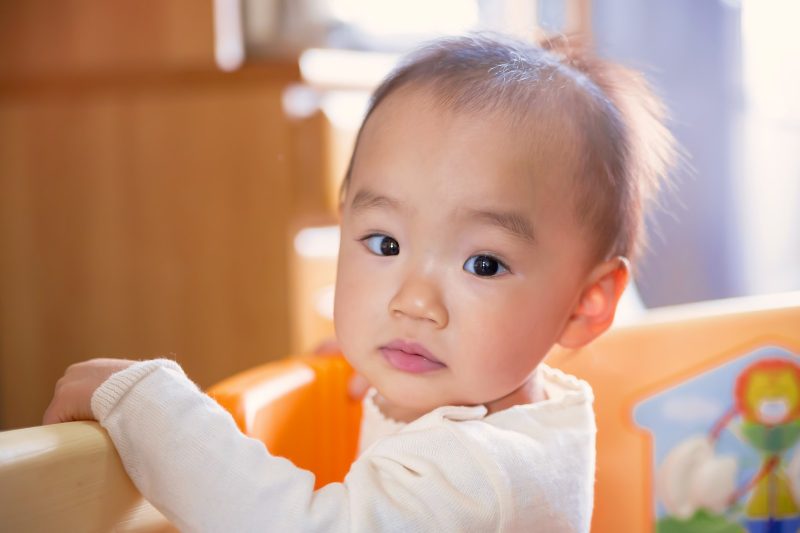
#> input picture AI_Apps(2) (AI活用演習)/09_opencv_face/baby.png, 1600 x 1066 px (shown at 1/2 size)
$ jupyter execute 'en09_クラス番号氏名.ipynb'
#> lines starting #> are read from the running program, lines starting #| are printed output that depends on the picture; after the words box and inside, x2 and y2 are one past the last pixel; in counts of white or black regions, pixels touching at a corner belong together
### AI_Apps(2) (AI活用演習)/09_opencv_face/mosaic.py
import cv2

def mosaic(img, rect, size):
    # rect: (x1, y1, x2, y2)
    # rectから矩形領域を切り抜き、サイズを縮小してモザイクをかける
    (x1, y1, x2, y2) = rect
    w = x2 - x1  # 矩形領域の幅
    h = y2 - y1  # 矩形領域の高さ
    i_rect = img[y1:y2, x1:x2]  # 矩形領域を切り抜く

    i_small = cv2.resize(i_rect, (size, size))  # 縮小処理
    i_mos = cv2.resize(i_small, (w, h), interpolation=cv2.INTER_AREA)  # 拡大処理

    # モザイク処理後の画像をコピーし、元の画像に切り抜いた矩形領域を置換する
    img2 = img.copy()
    img2[y1:y2, x1:x2] = i_mos
    return img2

### AI_Apps(2) (AI活用演習)/09_opencv_face/en09_クラス番号氏名.ipynb
# 1. OpenCVを使用した顔検出

## 1-2. 顔検出プログラムの作成

### 1-2-4. 顔検出プログラムの確認

◇ 必要なライブラリをインポート

[cell 1]
# ライブラリのインポート
import matplotlib.pyplot as plt
import cv2

◇ Haar-cascade分類器を読み込んでモデル作成

[cell 2]
# Haar-cascade分類器を読み込む
cascade_file = "haarcascade_frontalface_alt.xml"
cascade = cv2.CascadeClassifier(cascade_file)

◇ 画像を読み込んでグレースケール変換

[cell 3]
# 画像を読み込み、グレースケールに変換する
img = cv2.imread("baby.png")
#> img is the input picture: shape (1066, 1600, 3); mean B, G, R 131.1, 153.4, 193
img_gray = cv2.cvtColor(img, cv2.COLOR_BGR2GRAY)
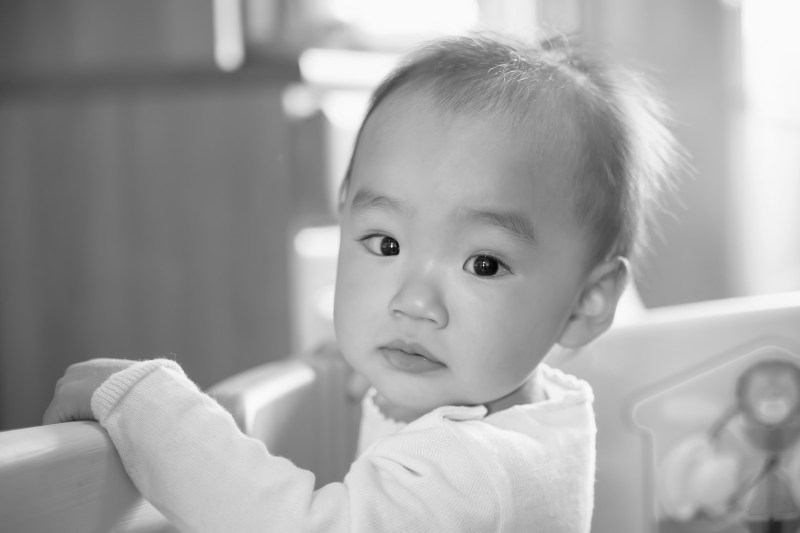
#> img_gray: shape (1066, 1600) (shown at 1/2 size); min 3, max 253, mean 162.7
# 元画像かグレースケール画像を表示して確認してもよい
plt.imshow(cv2.cvtColor(img_gray, cv2.COLOR_BGR2RGB))
plt.show()

◇ Haar-cascade分類器を用いて顔を検出する

[cell 4]
# Haar-cascade分類器を用いて顔を検出する
face_list = cascade.detectMultiScale(img_gray,minSize=(150,150))
#> face_list = [[560, 264, 593, 593]]

◇ 顔が検出されなかった場合はプログラムを終了する

◇ 検出された顔の数だけ処理する

[cell 5]
# 検出された顔の数だけ処理する
for(x,y,w,h) in face_list:
    # 顔の座標を出力する
    print("顔の座標=",x,y,w,h)
    # 赤色の線で顔の周りに四角形を描画する
    red = (0,0,255)
    cv2.rectangle(img , (x,y) , (x+w , y+h) , red , thickness=20)
#> this loop made 1 pass
#> (x, y, w, h, red) on pass 1: (560, 264, 593, 593, (0, 0, 255))
#| 顔の座標= 560 264 593 593
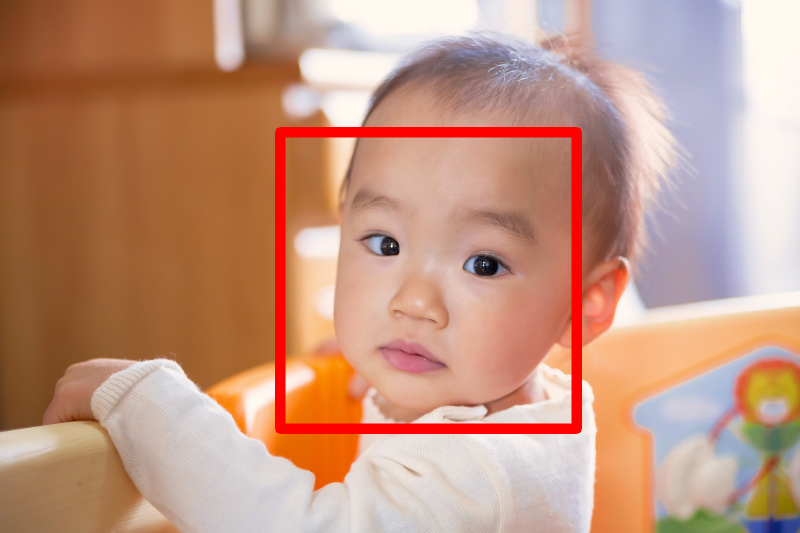
#> img: shape (1066, 1600, 3) (shown at 1/2 size); 2.91% of pixels changed, all inside (x1, y1, x2, y2) = (550, 254, 1164, 868)

[cell 6]
# 処理された画像を保存する
cv2.imwrite("face-detect.png",img)
#> Out = True

[cell 7]
# 画像を表示して確認する
plt.imshow(cv2.cvtColor(img_gray, cv2.COLOR_BGR2RGB))
plt.show()

# ■ 2. モザイクをかける

## □ 2-2. モザイク関数の作成
mosaic.pyとして配布済みのため記入不要

## □ 2-3. モザイクをかける関数の活用

[cell 8]
import matplotlib.pyplot as plt  # matplotlibからpyplotをインポート
import cv2  # OpenCVをインポート
from mosaic import mosaic # 自作のmosaic.py内のmosaic関数をインポート

img = cv2.imread("cat.png")  # 画像を読み込み
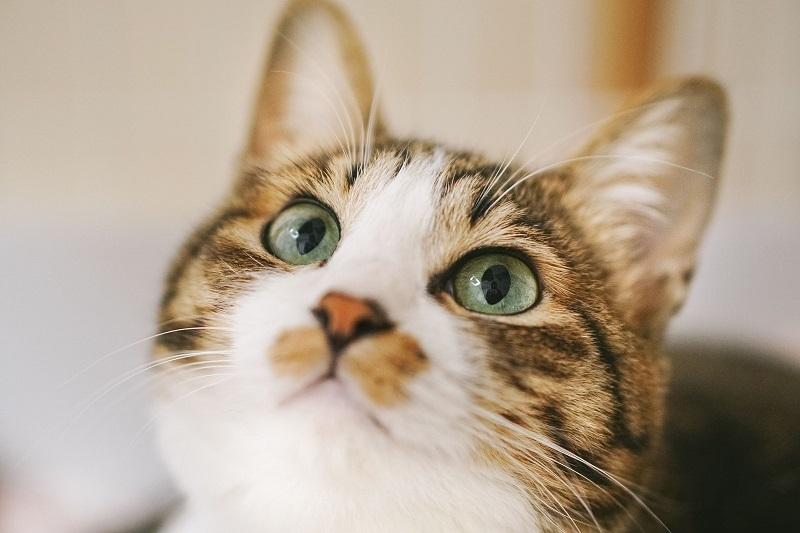
#> input picture AI_Apps(2) (AI活用演習)/09_opencv_face/cat.png, 800 x 533 px
#> img is the input picture: shape (533, 800, 3); mean B, G, R 144.5, 162.8, 178.2
# まずは表示して確認
plt.imshow(cv2.cvtColor(img, cv2.COLOR_BGR2RGB))  # matplotlibで画像を表示するためにRGBに変換してからimshowで表示
plt.show()  # 表示

[cell 9]
# モザイクをかける関数
mos = mosaic(img,(100,100,600,450),10)  # mosaic関数を用いてモザイク処理を行う mosaic(画像,(始点x軸 , 始点y軸 , 終点x軸 , 終点y軸))
#> in mosaic, `i_rect = img[y1:y2, x1:x2]`:
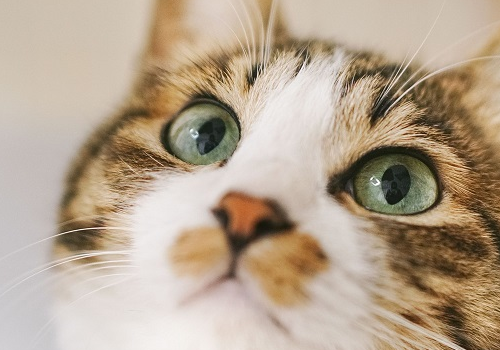
#> i_rect: shape (350, 500, 3); mean B, G, R 143.1, 164, 181.9
#> in mosaic, `i_mos = cv2.resize(i_small, (w, h), interpolation=cv2.INTER_AREA)`:
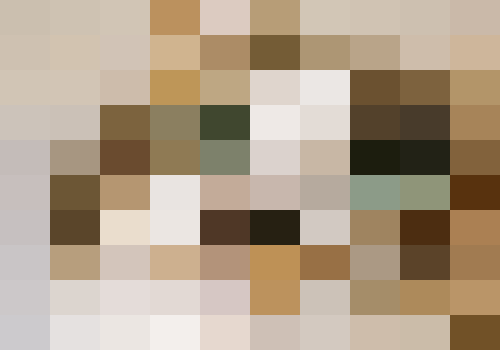
#> i_mos: shape (350, 500, 3); mean of channels 0, 1, 2 137.6, 159.1, 176.6; drawn as B, G, R
#> in mosaic, `img2[y1:y2, x1:x2] = i_mos`:
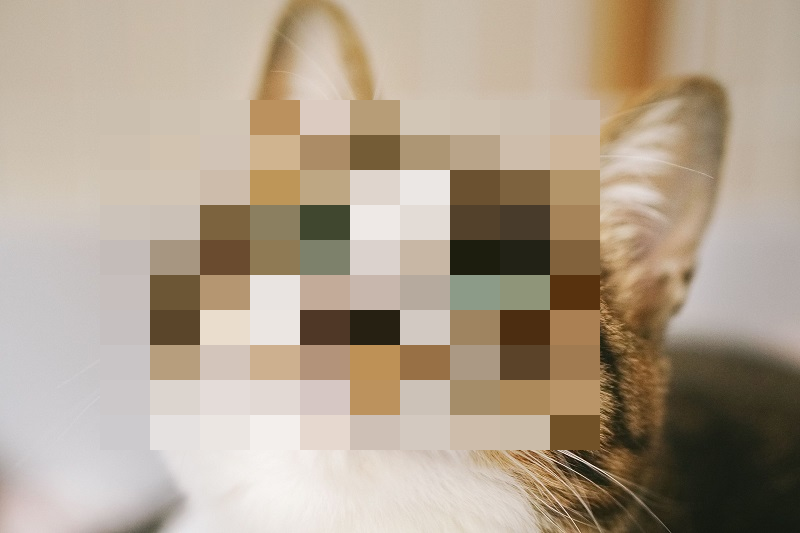
#> img2: shape (533, 800, 3); mean B, G, R 142.3, 160.8, 176

cv2.imwrite("cat_mosaic.png",mos)  # モザイク処理を施した画像を保存
plt.imshow(cv2.cvtColor(mos,cv2.COLOR_BGR2RGB))  # matplotlibで画像を表示するためにRGBに変換してからimshowで表示
plt.show()  # 表示
